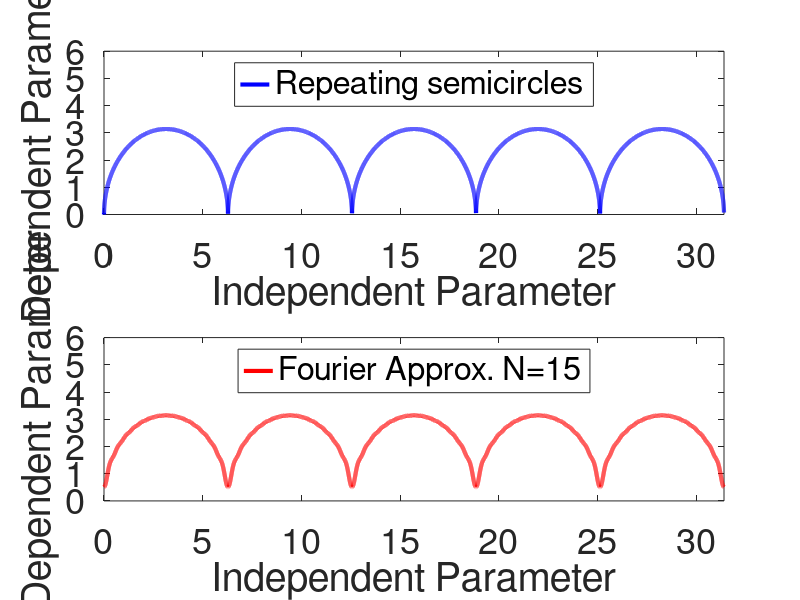

Write the MATLAB code that produced this figure. (Note: this script raises an error after producing the figure.)
%by Andrew Householder
x = [0.0:0.001:10*pi];
n = 15; 		%number of terms in approximating sum

%trapezoid rule to approximate integrals
function area = riemann(f,a,b,s,n)
	dx = (b-a)/s;
	sum = 0.0;
	for t = 0:(s-1)
		sum = sum + f(a + (t*dx),n) + f(a + ((t+1)*dx),n); 		%f is a function of both x and n for fourier coeff.
	endfor
	area = 0.5*dx*sum;
endfunction

%semicircle function
function y = f(x,n)
	r = pi;
	y = sqrt(r^2-(mod(x-2*r,2*r)-r).^2);
endfunction

function y = fcos(x,n)
	r = pi;
	y = (1/pi)*cos(n.*x).*sqrt(r^2-(mod(x-2*r,2*r)-r).^2);
endfunction

function y = fsin(x,n)
	r = pi; 
	y = (1/pi)*sin(n.*x).*sqrt(r^2-(mod(x-2*r,2*r)-r).^2);
endfunction

function S = fourier_sum(x,n)
	S = riemann(@fcos,0,2*pi,700,0)/2;
	for i = [1:n]
		An = riemann(@fcos,0,2*pi,700,i);
		Bn = riemann(@fsin,0,2*pi,700,i);
		S = S + An.*cos(i.*x) + Bn.*sin(i.*x);
	endfor
endfunction

S1 = fourier_sum(x,n);

figure(1);
subplot(2,1,1);
plot(x,f(x,n),'linewidth',3,'color','b')
axis([0 max(x) 0 6])
set(gca(),'fontsize',26)
xlabel('Independent Parameter')
ylabel('Dependent Parameter')
legend('Repeating semicircles','location','north')

hold on

subplot(2,1,2);
plot(x,S1,'linewidth',3,'color','r')
set(gca(),'fontsize',26)
xlabel('Independent Parameter')
ylabel('Dependent Parameter')
axis([0 max(x) 0 6])
legend('Fourier Approx. N=15','location','north')

fs = 44000.0;
player = audioplayer(f(x,n),fs,8);
play(player)

pause(1)

player = audioplayer(S1,fs,8);
play(player)
